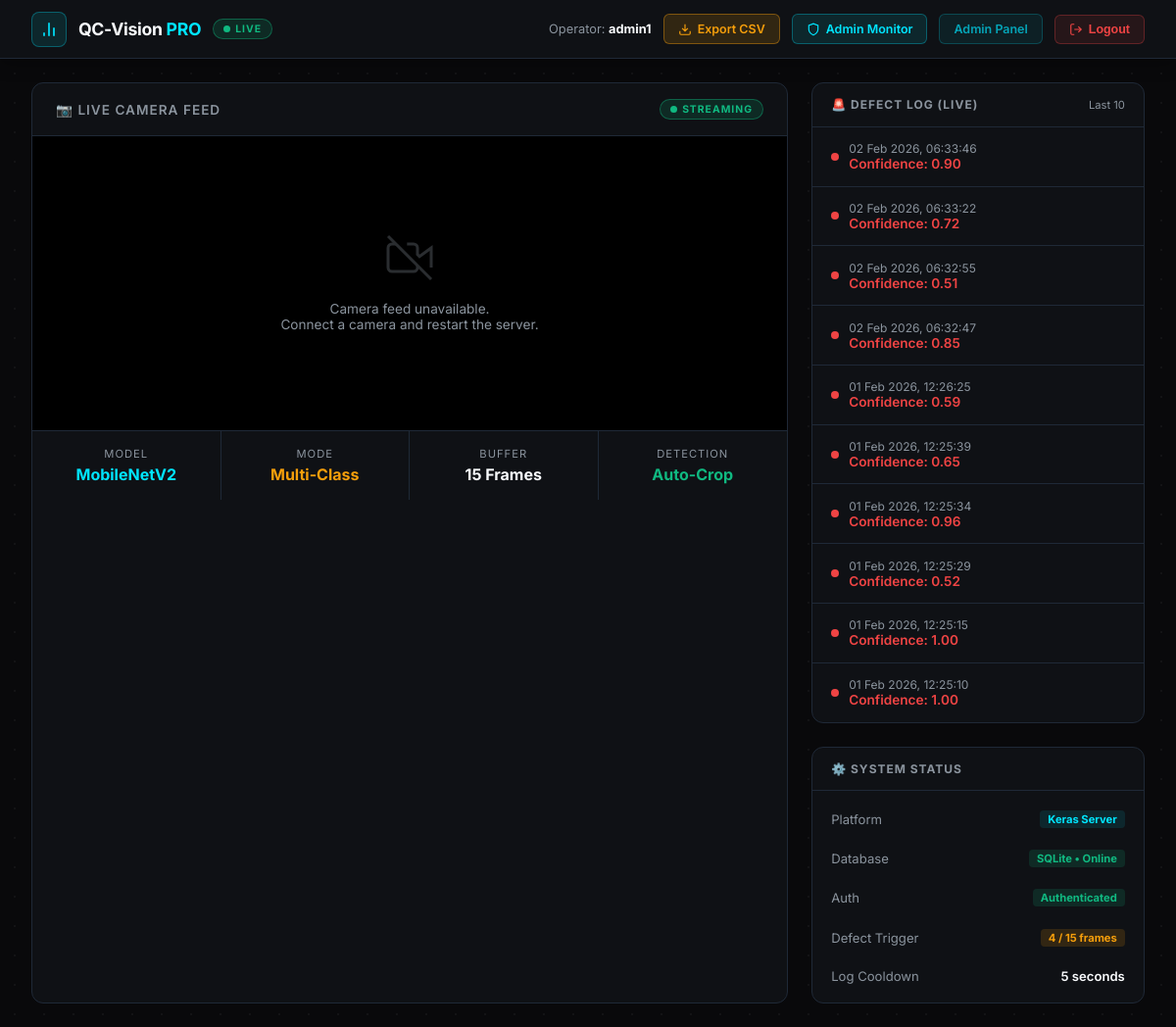
The page / (signed in) on the database its author committed.
### detector/models.py (models this page shows, shortened)
class DefectLog(models.Model):
    timestamp = models.DateTimeField(default=timezone.now)
    event_type = models.CharField(max_length=50, default="DEFECT_DETECTED")
    confidence = models.FloatField(help_text="AI Confidence Score (0-1)")

### detector/views.py (the view)
# urls.py: path('', views.index, name='index'),
@login_required
def index(request):
    recent_logs = DefectLog.objects.order_by('-timestamp')[:10]
    return render(request, 'detector/dashboard.html', {'logs': recent_logs})

### detector/templates/detector/dashboard.html (shortened to what this page needs)
{% load static %}
<!DOCTYPE html>
<html lang="en">
<head>
</head>
<body>
    <nav class="navbar">
        <div class="nav-brand">
            <div class="nav-icon">
                <svg width="20" height="20" fill="none" stroke="currentColor" stroke-width="2" viewBox="0 0 24 24"><path d="M18 20V10M12 20V4M6 20v-4"/></svg>
            </div>
            <span class="nav-title">QC-Vision <span>PRO</span></span>
            <span class="nav-badge"><span class="live-dot"></span>Live</span>
        </div>
        <div class="nav-right">
            <span class="nav-user">Operator: <strong>{{ request.user.username }}</strong></span>
            <a href="{% url 'download_logs' %}" class="btn-nav btn-download">
                <svg width="14" height="14" fill="none" stroke="currentColor" stroke-width="2" viewBox="0 0 24 24"><path d="M21 15v4a2 2 0 01-2 2H5a2 2 0 01-2-2v-4M7 10l5 5 5-5M12 15V3"/></svg>
                Export CSV
            </a>
            {% if request.user.is_staff %}
            <a href="/admin/live-monitor/" class="btn-nav btn-admin">
                <svg width="14" height="14" fill="none" stroke="currentColor" stroke-width="2" viewBox="0 0 24 24"><path d="M12 22s8-4 8-10V5l-8-3-8 3v7c0 6 8 10 8 10z"/></svg>
                Admin Monitor
            </a>
            <a href="/admin/" class="btn-nav btn-admin" style="opacity:0.7;">
                Admin Panel
            </a>
            {% endif %}
            <form action="{% url 'logout' %}" method="post" style="display:inline;">
                <button type="submit" class="btn-nav btn-logout">
                    <svg width="14" height="14" fill="none" stroke="currentColor" stroke-width="2" viewBox="0 0 24 24"><path d="M9 21H5a2 2 0 01-2-2V5a2 2 0 012-2h4M16 17l5-5-5-5M21 12H9"/></svg>
                    Logout
                </button>
            </form>
        </div>
    </nav>
    <div class="main-content">
        <div class="video-panel">
            <div class="panel-header">
                <span class="panel-title">📷 Live Camera Feed</span>
                <span class="nav-badge"><span class="live-dot"></span>Streaming</span>
            </div>
            <div class="video-wrapper">
                <div id="no-cam" style="display:none;" class="no-camera-msg">
                    <svg width="48" height="48" fill="none" stroke="currentColor" stroke-width="1.5" viewBox="0 0 24 24"><path d="M16 16v1a2 2 0 01-2 2H3a2 2 0 01-2-2V7a2 2 0 012-2h2m5.66 0H14a2 2 0 012 2v3.34l1 1L23 7v10"/><line x1="1" y1="1" x2="23" y2="23"/></svg>
                    <p>Camera feed unavailable.<br>Connect a camera and restart the server.</p>
                </div>
            </div>
            <div class="stats-bar">
                <div class="stat-item">
                    <span class="stat-label">Model</span>
                    <span class="stat-value val-cyan">MobileNetV2</span>
                </div>
                <div class="stat-item">
                    <span class="stat-label">Mode</span>
                    <span class="stat-value val-orange">Multi-Class</span>
                </div>
                <div class="stat-item">
                    <span class="stat-label">Buffer</span>
                    <span class="stat-value val-white">15 Frames</span>
                </div>
                <div class="stat-item">
                    <span class="stat-label">Detection</span>
                    <span class="stat-value val-green">Auto-Crop</span>
                </div>
            </div>
        </div>
        <div class="sidebar">
            <div class="side-card">
                <div class="side-card-header">
                    <span class="side-card-title">🚨 Defect Log (Live)</span>
                    <span style="font-size:0.7rem; color:var(--text-muted);">Last 10</span>
                </div>
                <ul class="defect-list">
                    {% for log in logs %}
                    <li class="defect-item">
                        <div class="defect-dot"></div>
                        <div class="defect-info">
                            <div class="defect-time">{{ log.timestamp|date:"d M Y, H:i:s" }}</div>
                            <div class="defect-conf">Confidence: {{ log.confidence|floatformat:2 }}</div>
                        </div>
                    </li>
                    {% empty %}
                    <li class="no-defects">
                        <svg width="32" height="32" fill="none" stroke="currentColor" stroke-width="1.5" viewBox="0 0 24 24"><path d="M9 12l2 2 4-4m6 2a9 9 0 11-18 0 9 9 0 0118 0z"/></svg>
                        No defects recorded yet.<br>All bottles are passing.
                    </li>
                    {% endfor %}
                </ul>
            </div>
            <div class="side-card">
                <div class="side-card-header">
                    <span class="side-card-title">⚙️ System Status</span>
                </div>
                <div class="status-list">
                    <div class="status-row">
                        <span class="status-key">Platform</span>
                        <span class="status-val chip chip-cyan">Keras Server</span>
                    </div>
                    <div class="status-row">
                        <span class="status-key">Database</span>
                        <span class="status-val chip chip-green">SQLite • Online</span>
                    </div>
                    <div class="status-row">
                        <span class="status-key">Auth</span>
                        <span class="status-val chip chip-green">Authenticated</span>
                    </div>
                    <div class="status-row">
                        <span class="status-key">Defect Trigger</span>
                        <span class="status-val chip chip-orange">4 / 15 frames</span>
                    </div>
                    <div class="status-row">
                        <span class="status-key">Log Cooldown</span>
                        <span class="status-val" style="color:var(--text-main)">5 seconds</span>
                    </div>
                </div>
            </div>
        </div>
    </div>
</body>
</html>

### rows shown on the page
DefectLog: timestamp "02 Feb 2026, 06:33:46", confidence "0.90"
DefectLog: timestamp "02 Feb 2026, 06:33:22", confidence "0.72"
DefectLog: timestamp "02 Feb 2026, 06:32:55", confidence "0.51"
DefectLog: timestamp "02 Feb 2026, 06:32:47", confidence "0.85"
DefectLog: timestamp "01 Feb 2026, 12:26:25", confidence "0.59"
DefectLog: timestamp "01 Feb 2026, 12:25:39", confidence "0.65"
DefectLog: timestamp "01 Feb 2026, 12:25:34", confidence "0.96"
DefectLog: timestamp "01 Feb 2026, 12:25:29", confidence "0.52"
DefectLog: timestamp "01 Feb 2026, 12:25:15", confidence "1.00"
DefectLog: timestamp "01 Feb 2026, 12:25:10", confidence "1.00"

### other values the page prints
{{ request.user.username }} "admin1"
